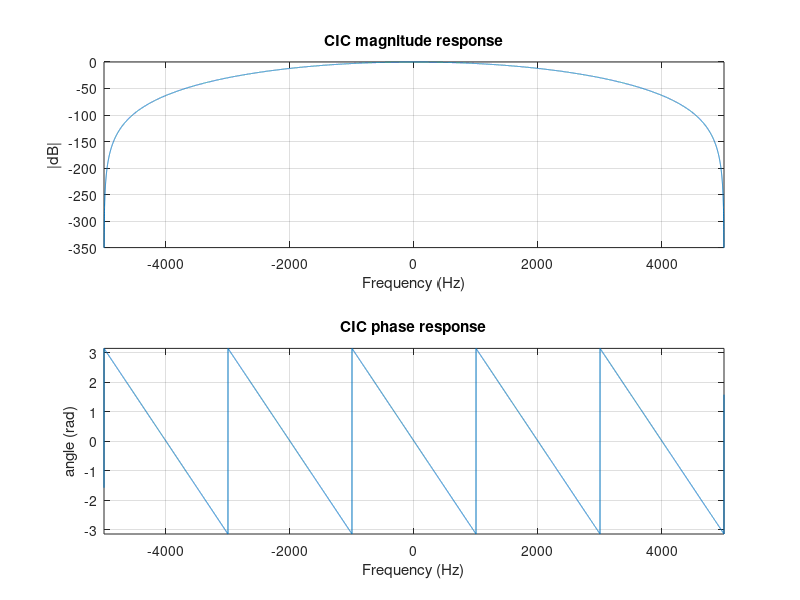
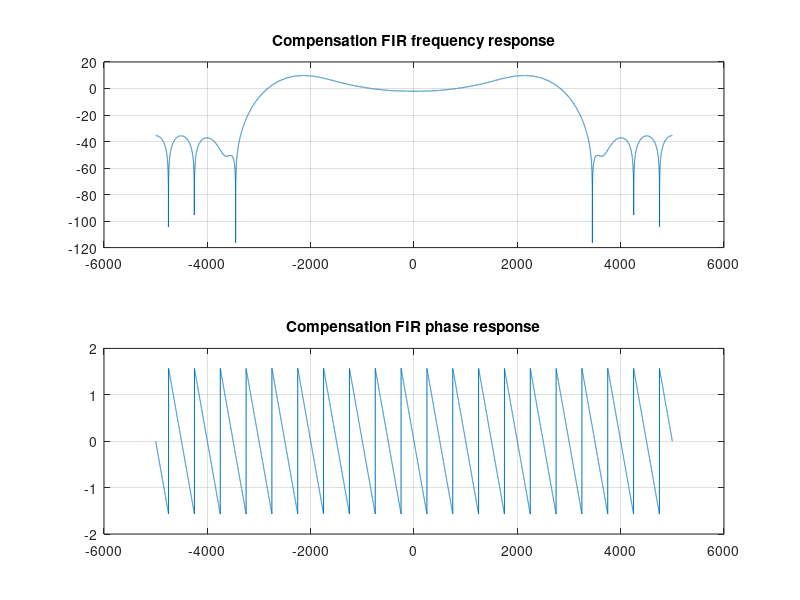
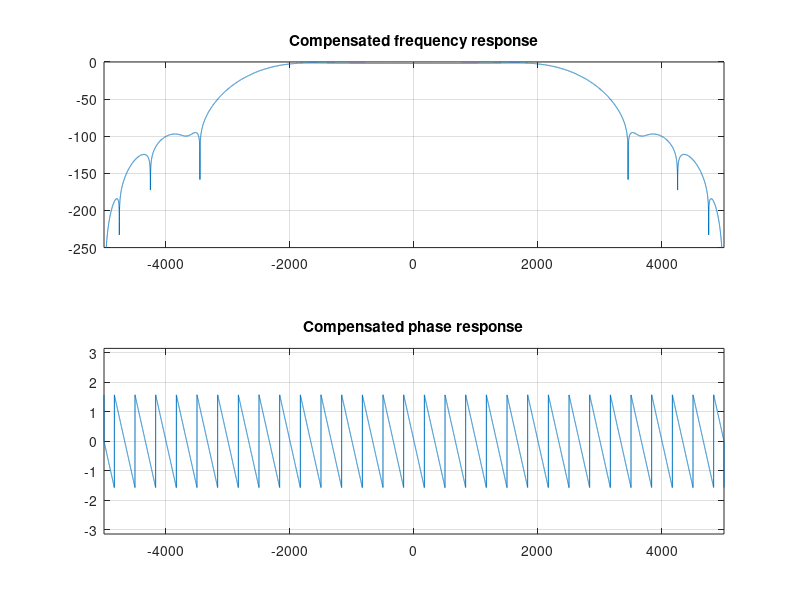

Source code (MATLAB) for these figures, in order:
clear all
close all
clc

% CIC frequency domain example

%% Setup parameters

Fs_in = 125e6; % Input sample rate
Fs_out = 10e3; % Output sample rate

K = 5; % Number of stages

Fs = 125e6; % Sample rate (Hz)

ntaps_comp = 20; % Number of taps for the compensation filter

bits = 8;  % Number of bits for filter coefficients


%% CIC filter design

M = Fs_in / Fs_out; % Decimation ratio

fprintf('Designing a CIC filter for a decimation ratio of %f\n', M);

freq = (-1:1e-4:1) / M;

f_Hz = freq * Fs / 2;

w = 2 * pi * freq;

z = e.^(1j * w);

% CIC filter frequency response

H = (1 / M * (1 - z .^ (-M)) ./ (1 - z .^ (-1))) .^ K;


% Plot CIC filter frequency response and phase response

Hdb = 20 * log10(abs(H));

H_phase = atan2(imag(H),real(H));

figure
subplot(2,1,1)
plot(f_Hz, Hdb)
title('CIC magnitude response')
ylabel('|dB|')
xlabel('Frequency (Hz)')
axis([min(f_Hz) max(f_Hz) -350 0])
grid on
subplot(2,1,2)
plot(f_Hz, H_phase)
title('CIC phase response')
ylabel('angle (rad)')
xlabel('Frequency (Hz)')
axis([min(f_Hz) max(f_Hz) -pi pi])
grid on


% Create correction FIR filter (decimate by 2)

%%%%%% CIC filter parameters %%%%%%
R = M;				%% Decimation factor
M = 1;				%% Differential delay
N = K;				%% Number of stages
B = bits;			%% Coeff. Bit-width

%%%%%%% fir2.m parameters %%%%%%
L = ntaps_comp; 		%% Filter order; must be even
Fo = 0.5; 	%% Normalized Cutoff freq; 0<Fo<=0.5/M;

%%%%%%% CIC Compensator Design using fir2.m %%%%%%
p = 2e3; 		%% Granularity
s = 0.25/p; 	%% Step size
fp = [0:s:Fo]; 	%% Pass band frequency samples
fs = (Fo+s):s:1; %% Stop band frequency samples
f = [fp fs]; 	%% Normalized frequency samples; 0<=f<=1
Mp = ones(1,length(fp)); %% Pass band response; Mp(1)=1
Mp(2:end) = abs( M*R*sin(pi*fp(2:end)/R)./sin(pi*M*fp(2:end))).^N;
Mf = [Mp zeros(1,length(fs))];
f(end) = 1;
h = fir2(L,f,Mf); %% Filter length L+1
h = h/max(h); %% Floating point coefficients
hz = round(h*power(2,B-1)-1); %% Fixed point coefficients

[H_fir, w_fir] = freqz(h, 1, -pi:2*pi/(numel(w)-1):pi, "whole");

figure
subplot(2,1,1)
plot(f_Hz, 20 * log10(abs(H_fir)))
title('Compensation FIR frequency response')
grid on
subplot(2,1,2)
plot(f_Hz / M, atan(imag(H_fir)./real(H_fir)))
title('Compensation FIR phase response')
grid on

% Compensated response

H_comp = H .* H_fir;

figure
subplot(2,1,1)
plot(f_Hz, 20 * log10(abs(H_comp)))
axis([min(f_Hz) max(f_Hz) -250 0])
grid on
title('Compensated frequency response')
subplot(2,1,2)
plot(f_Hz, atan(imag(H_comp)./real(H_comp)))
axis([min(f_Hz) max(f_Hz) -pi pi])
grid on
title('Compensated phase response')


% Write fixed point coefficients to a Verilog file

fid = fopen('coeff.v','w');

fprintf(fid,'`timescale 1ns/1ns\n\n');
fprintf(fid,'// File containing filter coefficients (does not compile: include in filter module)\n');
fprintf(fid,'\n\nwire signed [%d:0] mem[0:%d];\n\n',bits-1,numel(hz)-1);
for i = 1:numel(hz)
	fprintf(fid,'assign mem[%d] = %d;\n',i-1,hz(i));
end

fclose(fid);
